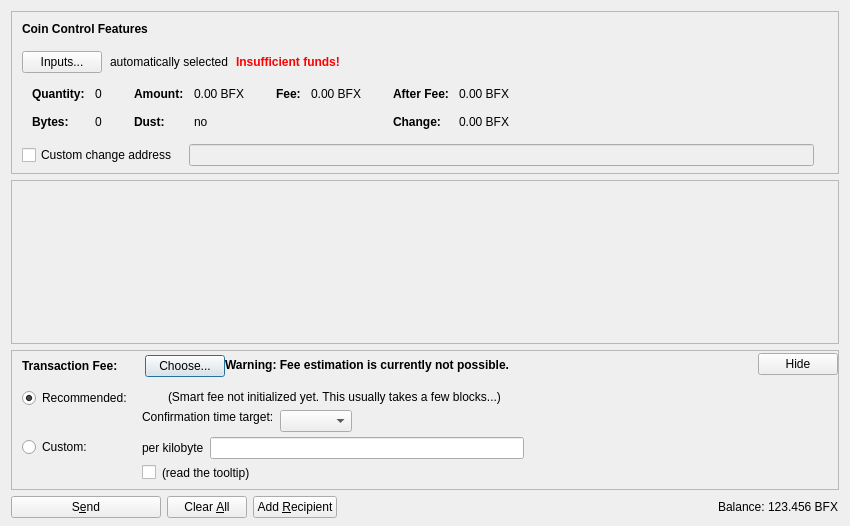
<?xml version="1.0" encoding="UTF-8"?>
<ui version="4.0">
 <class>SendCoinsDialog</class>
 <widget class="QDialog" name="SendCoinsDialog">
  <property name="geometry">
   <rect>
    <x>0</x>
    <y>0</y>
    <width>850</width>
    <height>526</height>
   </rect>
  </property>
  <property name="windowTitle">
   <string>Send Coins</string>
  </property>
  <layout class="QVBoxLayout" name="verticalLayout" stretch="0,1,0,0">
   <property name="bottomMargin">
    <number>8</number>
   </property>
   <item>
    <widget class="QFrame" name="frameCoinControl">
     <property name="sizePolicy">
      <sizepolicy hsizetype="Expanding" vsizetype="Expanding">
       <horstretch>0</horstretch>
       <verstretch>0</verstretch>
      </sizepolicy>
     </property>
     <property name="maximumSize">
      <size>
       <width>16777215</width>
       <height>16777215</height>
      </size>
     </property>
     <property name="frameShape">
      <enum>QFrame::StyledPanel</enum>
     </property>
     <property name="frameShadow">
      <enum>QFrame::Sunken</enum>
     </property>
     <layout class="QVBoxLayout" name="verticalLayoutCoinControl2">
      <property name="spacing">
       <number>0</number>
      </property>
      <property name="leftMargin">
       <number>0</number>
      </property>
      <property name="topMargin">
       <number>0</number>
      </property>
      <property name="rightMargin">
       <number>0</number>
      </property>
      <property name="bottomMargin">
       <number>6</number>
      </property>
      <item>
       <layout class="QVBoxLayout" name="verticalLayoutCoinControl" stretch="0,0,0,0,1">
        <property name="spacing">
         <number>0</number>
        </property>
        <property name="leftMargin">
         <number>10</number>
        </property>
        <property name="topMargin">
         <number>10</number>
        </property>
        <item>
         <layout class="QHBoxLayout" name="horizontalLayoutCoinControl1">
          <property name="bottomMargin">
           <number>15</number>
          </property>
          <item>
           <widget class="QLabel" name="labelCoinControlFeatures">
            <property name="sizePolicy">
             <sizepolicy hsizetype="Preferred" vsizetype="Maximum">
              <horstretch>0</horstretch>
              <verstretch>0</verstretch>
             </sizepolicy>
            </property>
            <property name="font">
             <font>
              <weight>75</weight>
              <bold>true</bold>
             </font>
            </property>
            <property name="styleSheet">
             <string notr="true">font-weight:bold;</string>
            </property>
            <property name="text">
             <string>Coin Control Features</string>
            </property>
           </widget>
          </item>
         </layout>
        </item>
        <item>
         <layout class="QHBoxLayout" name="horizontalLayoutCoinControl2" stretch="0,0,0,0">
          <property name="spacing">
           <number>8</number>
          </property>
          <property name="bottomMargin">
           <number>10</number>
          </property>
          <item>
           <widget class="QPushButton" name="pushButtonCoinControl">
            <property name="styleSheet">
             <string notr="true"/>
            </property>
            <property name="text">
             <string>Inputs...</string>
            </property>
            <property name="autoDefault">
             <bool>false</bool>
            </property>
           </widget>
          </item>
          <item>
           <widget class="QLabel" name="labelCoinControlAutomaticallySelected">
            <property name="text">
             <string>automatically selected</string>
            </property>
            <property name="margin">
             <number>5</number>
            </property>
           </widget>
          </item>
          <item>
           <widget class="QLabel" name="labelCoinControlInsuffFunds">
            <property name="font">
             <font>
              <weight>75</weight>
              <bold>true</bold>
             </font>
            </property>
            <property name="styleSheet">
             <string notr="true">color:red;font-weight:bold;</string>
            </property>
            <property name="text">
             <string>Insufficient funds!</string>
            </property>
            <property name="margin">
             <number>5</number>
            </property>
           </widget>
          </item>
          <item>
           <spacer name="horizontalSpacerCoinControl">
            <property name="orientation">
             <enum>Qt::Horizontal</enum>
            </property>
            <property name="sizeHint" stdset="0">
             <size>
              <width>40</width>
              <height>1</height>
             </size>
            </property>
           </spacer>
          </item>
         </layout>
        </item>
        <item>
         <widget class="QWidget" name="widgetCoinControl" native="true">
          <property name="sizePolicy">
           <sizepolicy hsizetype="Preferred" vsizetype="Preferred">
            <horstretch>0</horstretch>
            <verstretch>0</verstretch>
           </sizepolicy>
          </property>
          <property name="minimumSize">
           <size>
            <width>0</width>
            <height>0</height>
           </size>
          </property>
          <property name="styleSheet">
           <string notr="true"/>
          </property>
          <layout class="QHBoxLayout" name="horizontalLayoutCoinControl5">
           <property name="leftMargin">
            <number>0</number>
           </property>
           <property name="topMargin">
            <number>0</number>
           </property>
           <property name="rightMargin">
            <number>0</number>
           </property>
           <property name="bottomMargin">
            <number>0</number>
           </property>
           <item>
            <layout class="QHBoxLayout" name="horizontalLayoutCoinControl3" stretch="0,0,0,1">
             <property name="spacing">
              <number>20</number>
             </property>
             <property name="topMargin">
              <number>0</number>
             </property>
             <property name="bottomMargin">
              <number>10</number>
             </property>
             <item>
              <layout class="QFormLayout" name="formLayoutCoinControl1">
               <property name="horizontalSpacing">
                <number>10</number>
               </property>
               <property name="verticalSpacing">
                <number>14</number>
               </property>
               <property name="leftMargin">
                <number>10</number>
               </property>
               <property name="topMargin">
                <number>4</number>
               </property>
               <property name="rightMargin">
                <number>6</number>
               </property>
               <item row="0" column="0">
                <widget class="QLabel" name="labelCoinControlQuantityText">
                 <property name="font">
                  <font>
                   <weight>75</weight>
                   <bold>true</bold>
                  </font>
                 </property>
                 <property name="text">
                  <string>Quantity:</string>
                 </property>
                 <property name="margin">
                  <number>0</number>
                 </property>
                </widget>
               </item>
               <item row="0" column="1">
                <widget class="QLabel" name="labelCoinControlQuantity">
                 <property name="cursor">
                  <cursorShape>IBeamCursor</cursorShape>
                 </property>
                 <property name="contextMenuPolicy">
                  <enum>Qt::ActionsContextMenu</enum>
                 </property>
                 <property name="text">
                  <string notr="true">0</string>
                 </property>
                 <property name="margin">
                  <number>0</number>
                 </property>
                 <property name="textInteractionFlags">
                  <set>Qt::LinksAccessibleByMouse|Qt::TextSelectableByKeyboard|Qt::TextSelectableByMouse</set>
                 </property>
                </widget>
               </item>
               <item row="1" column="0">
                <widget class="QLabel" name="labelCoinControlBytesText">
                 <property name="font">
                  <font>
                   <weight>75</weight>
                   <bold>true</bold>
                  </font>
                 </property>
                 <property name="text">
                  <string>Bytes:</string>
                 </property>
                </widget>
               </item>
               <item row="1" column="1">
                <widget class="QLabel" name="labelCoinControlBytes">
                 <property name="cursor">
                  <cursorShape>IBeamCursor</cursorShape>
                 </property>
                 <property name="contextMenuPolicy">
                  <enum>Qt::ActionsContextMenu</enum>
                 </property>
                 <property name="text">
                  <string notr="true">0</string>
                 </property>
                 <property name="textInteractionFlags">
                  <set>Qt::LinksAccessibleByMouse|Qt::TextSelectableByKeyboard|Qt::TextSelectableByMouse</set>
                 </property>
                </widget>
               </item>
              </layout>
             </item>
             <item>
              <layout class="QFormLayout" name="formLayoutCoinControl2">
               <property name="horizontalSpacing">
                <number>10</number>
               </property>
               <property name="verticalSpacing">
                <number>14</number>
               </property>
               <property name="leftMargin">
                <number>6</number>
               </property>
               <property name="topMargin">
                <number>4</number>
               </property>
               <property name="rightMargin">
                <number>6</number>
               </property>
               <item row="0" column="0">
                <widget class="QLabel" name="labelCoinControlAmountText">
                 <property name="font">
                  <font>
                   <weight>75</weight>
                   <bold>true</bold>
                  </font>
                 </property>
                 <property name="text">
                  <string>Amount:</string>
                 </property>
                 <property name="margin">
                  <number>0</number>
                 </property>
                </widget>
               </item>
               <item row="0" column="1">
                <widget class="QLabel" name="labelCoinControlAmount">
                 <property name="cursor">
                  <cursorShape>IBeamCursor</cursorShape>
                 </property>
                 <property name="contextMenuPolicy">
                  <enum>Qt::ActionsContextMenu</enum>
                 </property>
                 <property name="text">
                  <string notr="true">0.00 BFX</string>
                 </property>
                 <property name="textInteractionFlags">
                  <set>Qt::LinksAccessibleByMouse|Qt::TextSelectableByKeyboard|Qt::TextSelectableByMouse</set>
                 </property>
                </widget>
               </item>
               <item row="1" column="0">
                <widget class="QLabel" name="labelCoinControlLowOutputText">
                 <property name="font">
                  <font>
                   <weight>75</weight>
                   <bold>true</bold>
                  </font>
                 </property>
                 <property name="text">
                  <string>Dust:</string>
                 </property>
                </widget>
               </item>
               <item row="1" column="1">
                <widget class="QLabel" name="labelCoinControlLowOutput">
                 <property name="cursor">
                  <cursorShape>IBeamCursor</cursorShape>
                 </property>
                 <property name="contextMenuPolicy">
                  <enum>Qt::ActionsContextMenu</enum>
                 </property>
                 <property name="text">
                  <string notr="true">no</string>
                 </property>
                 <property name="textInteractionFlags">
                  <set>Qt::LinksAccessibleByMouse|Qt::TextSelectableByKeyboard|Qt::TextSelectableByMouse</set>
                 </property>
                </widget>
               </item>
              </layout>
             </item>
             <item>
              <layout class="QFormLayout" name="formLayoutCoinControl3">
               <property name="horizontalSpacing">
                <number>10</number>
               </property>
               <property name="verticalSpacing">
                <number>14</number>
               </property>
               <property name="leftMargin">
                <number>6</number>
               </property>
               <property name="topMargin">
                <number>4</number>
               </property>
               <property name="rightMargin">
                <number>6</number>
               </property>
               <item row="0" column="0">
                <widget class="QLabel" name="labelCoinControlFeeText">
                 <property name="font">
                  <font>
                   <weight>75</weight>
                   <bold>true</bold>
                  </font>
                 </property>
                 <property name="text">
                  <string>Fee:</string>
                 </property>
                 <property name="margin">
                  <number>0</number>
                 </property>
                </widget>
               </item>
               <item row="0" column="1">
                <widget class="QLabel" name="labelCoinControlFee">
                 <property name="cursor">
                  <cursorShape>IBeamCursor</cursorShape>
                 </property>
                 <property name="contextMenuPolicy">
                  <enum>Qt::ActionsContextMenu</enum>
                 </property>
                 <property name="text">
                  <string notr="true">0.00 BFX</string>
                 </property>
                 <property name="textInteractionFlags">
                  <set>Qt::LinksAccessibleByMouse|Qt::TextSelectableByKeyboard|Qt::TextSelectableByMouse</set>
                 </property>
                </widget>
               </item>
              </layout>
             </item>
             <item>
              <layout class="QFormLayout" name="formLayoutCoinControl4">
               <property name="horizontalSpacing">
                <number>10</number>
               </property>
               <property name="verticalSpacing">
                <number>14</number>
               </property>
               <property name="leftMargin">
                <number>6</number>
               </property>
               <property name="topMargin">
                <number>4</number>
               </property>
               <property name="rightMargin">
                <number>6</number>
               </property>
               <item row="0" column="0">
                <widget class="QLabel" name="labelCoinControlAfterFeeText">
                 <property name="font">
                  <font>
                   <weight>75</weight>
                   <bold>true</bold>
                  </font>
                 </property>
                 <property name="text">
                  <string>After Fee:</string>
                 </property>
                 <property name="margin">
                  <number>0</number>
                 </property>
                </widget>
               </item>
               <item row="0" column="1">
                <widget class="QLabel" name="labelCoinControlAfterFee">
                 <property name="cursor">
                  <cursorShape>IBeamCursor</cursorShape>
                 </property>
                 <property name="contextMenuPolicy">
                  <enum>Qt::ActionsContextMenu</enum>
                 </property>
                 <property name="text">
                  <string notr="true">0.00 BFX</string>
                 </property>
                 <property name="textInteractionFlags">
                  <set>Qt::LinksAccessibleByMouse|Qt::TextSelectableByKeyboard|Qt::TextSelectableByMouse</set>
                 </property>
                </widget>
               </item>
               <item row="1" column="0">
                <widget class="QLabel" name="labelCoinControlChangeText">
                 <property name="font">
                  <font>
                   <weight>75</weight>
                   <bold>true</bold>
                  </font>
                 </property>
                 <property name="text">
                  <string>Change:</string>
                 </property>
                </widget>
               </item>
               <item row="1" column="1">
                <widget class="QLabel" name="labelCoinControlChange">
                 <property name="cursor">
                  <cursorShape>IBeamCursor</cursorShape>
                 </property>
                 <property name="contextMenuPolicy">
                  <enum>Qt::ActionsContextMenu</enum>
                 </property>
                 <property name="text">
                  <string notr="true">0.00 BFX</string>
                 </property>
                 <property name="textInteractionFlags">
                  <set>Qt::LinksAccessibleByMouse|Qt::TextSelectableByKeyboard|Qt::TextSelectableByMouse</set>
                 </property>
                </widget>
               </item>
              </layout>
             </item>
            </layout>
           </item>
          </layout>
         </widget>
        </item>
        <item>
         <layout class="QHBoxLayout" name="horizontalLayoutCoinControl4" stretch="0,0,0">
          <property name="spacing">
           <number>12</number>
          </property>
          <property name="sizeConstraint">
           <enum>QLayout::SetDefaultConstraint</enum>
          </property>
          <property name="topMargin">
           <number>5</number>
          </property>
          <property name="rightMargin">
           <number>5</number>
          </property>
          <item>
           <widget class="QCheckBox" name="checkBoxCoinControlChange">
            <property name="toolTip">
             <string>If this is activated, but the change address is empty or invalid, change will be sent to a newly generated address.</string>
            </property>
            <property name="text">
             <string>Custom change address</string>
            </property>
           </widget>
          </item>
          <item>
           <widget class="QValidatedLineEdit" name="lineEditCoinControlChange">
            <property name="enabled">
             <bool>false</bool>
            </property>
            <property name="sizePolicy">
             <sizepolicy hsizetype="Expanding" vsizetype="Fixed">
              <horstretch>0</horstretch>
              <verstretch>0</verstretch>
             </sizepolicy>
            </property>
           </widget>
          </item>
          <item>
           <widget class="QLabel" name="labelCoinControlChangeLabel">
            <property name="sizePolicy">
             <sizepolicy hsizetype="Preferred" vsizetype="Expanding">
              <horstretch>0</horstretch>
              <verstretch>0</verstretch>
             </sizepolicy>
            </property>
            <property name="minimumSize">
             <size>
              <width>0</width>
              <height>0</height>
             </size>
            </property>
            <property name="text">
             <string/>
            </property>
            <property name="margin">
             <number>3</number>
            </property>
           </widget>
          </item>
         </layout>
        </item>
        <item>
         <spacer name="verticalSpacerCoinControl">
          <property name="orientation">
           <enum>Qt::Vertical</enum>
          </property>
          <property name="sizeHint" stdset="0">
           <size>
            <width>800</width>
            <height>1</height>
           </size>
          </property>
         </spacer>
        </item>
       </layout>
      </item>
     </layout>
    </widget>
   </item>
   <item>
    <widget class="QScrollArea" name="scrollArea">
     <property name="widgetResizable">
      <bool>true</bool>
     </property>
     <widget class="QWidget" name="scrollAreaWidgetContents">
      <property name="geometry">
       <rect>
        <x>0</x>
        <y>0</y>
        <width>830</width>
        <height>104</height>
       </rect>
      </property>
      <layout class="QVBoxLayout" name="verticalLayout_2" stretch="0,1">
       <property name="leftMargin">
        <number>0</number>
       </property>
       <property name="topMargin">
        <number>0</number>
       </property>
       <property name="rightMargin">
        <number>0</number>
       </property>
       <property name="bottomMargin">
        <number>0</number>
       </property>
       <item>
        <layout class="QVBoxLayout" name="entries">
         <property name="spacing">
          <number>6</number>
         </property>
        </layout>
       </item>
       <item>
        <spacer name="verticalSpacer">
         <property name="orientation">
          <enum>Qt::Vertical</enum>
         </property>
         <property name="sizeHint" stdset="0">
          <size>
           <width>20</width>
           <height>40</height>
          </size>
         </property>
        </spacer>
       </item>
      </layout>
     </widget>
    </widget>
   </item>
   <item>
    <widget class="QFrame" name="frameFee">
     <property name="sizePolicy">
      <sizepolicy hsizetype="Expanding" vsizetype="Expanding">
       <horstretch>0</horstretch>
       <verstretch>0</verstretch>
      </sizepolicy>
     </property>
     <property name="maximumSize">
      <size>
       <width>16777215</width>
       <height>16777215</height>
      </size>
     </property>
     <property name="frameShape">
      <enum>QFrame::StyledPanel</enum>
     </property>
     <property name="frameShadow">
      <enum>QFrame::Sunken</enum>
     </property>
     <layout class="QVBoxLayout" name="verticalLayoutFee1">
      <property name="spacing">
       <number>0</number>
      </property>
      <property name="leftMargin">
       <number>0</number>
      </property>
      <property name="topMargin">
       <number>0</number>
      </property>
      <property name="rightMargin">
       <number>0</number>
      </property>
      <property name="bottomMargin">
       <number>0</number>
      </property>
      <item>
       <layout class="QVBoxLayout" name="verticalLayoutFee2" stretch="0,0,0">
        <property name="spacing">
         <number>0</number>
        </property>
        <property name="leftMargin">
         <number>10</number>
        </property>
        <property name="topMargin">
         <number>0</number>
        </property>
        <item>
         <layout class="QHBoxLayout" name="horizontalLayoutFee1">
          <property name="bottomMargin">
           <number>0</number>
          </property>
          <item>
           <layout class="QVBoxLayout" name="verticalLayoutFee7">
            <property name="spacing">
             <number>0</number>
            </property>
            <item>
             <spacer name="verticalSpacerSmartFee">
              <property name="orientation">
               <enum>Qt::Vertical</enum>
              </property>
              <property name="sizeType">
               <enum>QSizePolicy::Fixed</enum>
              </property>
              <property name="sizeHint" stdset="0">
               <size>
                <width>1</width>
                <height>4</height>
               </size>
              </property>
             </spacer>
            </item>
            <item>
             <layout class="QHBoxLayout" name="horizontalLayoutSmartFee">
              <property name="spacing">
               <number>10</number>
              </property>
              <item>
               <widget class="QLabel" name="labelFeeHeadline">
                <property name="sizePolicy">
                 <sizepolicy hsizetype="Preferred" vsizetype="Maximum">
                  <horstretch>0</horstretch>
                  <verstretch>0</verstretch>
                 </sizepolicy>
                </property>
                <property name="font">
                 <font>
                  <weight>75</weight>
                  <bold>true</bold>
                 </font>
                </property>
                <property name="styleSheet">
                 <string notr="true">font-weight:bold;</string>
                </property>
                <property name="text">
                 <string>Transaction Fee:</string>
                </property>
               </widget>
              </item>
              <item>
               <widget class="QLabel" name="labelFeeMinimized">
                <property name="text">
                 <string/>
                </property>
               </widget>
              </item>
              <item>
               <widget class="QPushButton" name="buttonChooseFee">
                <property name="text">
                 <string>Choose...</string>
                </property>
               </widget>
              </item>
             </layout>
            </item>
            <item>
             <spacer name="verticalSpacer_5">
              <property name="orientation">
               <enum>Qt::Vertical</enum>
              </property>
              <property name="sizeHint" stdset="0">
               <size>
                <width>1</width>
                <height>1</height>
               </size>
              </property>
             </spacer>
            </item>
           </layout>
          </item>
          <item>
           <widget class="QLabel" name="fallbackFeeWarningLabel">
            <property name="toolTip">
             <string>Using the fallbackfee can result in sending a transaction that will take several hours or days (or never) to confirm. Consider choosing your fee manually or wait until you have validated the complete chain.</string>
            </property>
            <property name="font">
            <font>
                <weight>75</weight>
                <bold>true</bold>
            </font>
            </property>
            <property name="text">
             <string>Warning: Fee estimation is currently not possible.</string>
            </property>
            <property name="wordWrap">
             <bool>false</bool>
            </property>
           </widget>
          </item>
          <item>
           <spacer name="horizontalSpacer_4">
            <property name="orientation">
             <enum>Qt::Horizontal</enum>
            </property>
            <property name="sizeType">
             <enum>QSizePolicy::MinimumExpanding</enum>
            </property>
            <property name="sizeHint" stdset="0">
             <size>
              <width>40</width>
              <height>20</height>
             </size>
            </property>
           </spacer>
          </item>
          <item>
           <widget class="QPushButton" name="buttonMinimizeFee">
            <property name="toolTip">
             <string>collapse fee-settings</string>
            </property>
            <property name="text">
             <string>Hide</string>
            </property>
           </widget>
          </item>
         </layout>
        </item>
        <item>
         <widget class="QFrame" name="frameFeeSelection">
          <layout class="QVBoxLayout" name="verticalLayoutFee12">
           <property name="spacing">
            <number>0</number>
           </property>
           <property name="leftMargin">
            <number>0</number>
           </property>
           <property name="topMargin">
            <number>0</number>
           </property>
           <property name="rightMargin">
            <number>0</number>
           </property>
           <property name="bottomMargin">
            <number>0</number>
           </property>
           <item>
            <layout class="QGridLayout" name="gridLayoutFee">
             <property name="topMargin">
              <number>10</number>
             </property>
             <property name="bottomMargin">
              <number>4</number>
             </property>
             <property name="horizontalSpacing">
              <number>10</number>
             </property>
             <property name="verticalSpacing">
              <number>4</number>
             </property>
             <item row="1" column="1">
              <layout class="QVBoxLayout" name="verticalLayoutFee8">
               <property name="spacing">
                <number>6</number>
               </property>
               <item>
                <layout class="QHBoxLayout" name="horizontalLayoutFee13">
                 <item>
                  <widget class="QLabel" name="labelCustomPerKilobyte">
                   <property name="toolTip">
                    <string>If the custom fee is set to 1000 satoshis and the transaction is only 250 bytes, then &quot;per kilobyte&quot; only pays 250 satoshis in fee, while &quot;total at least&quot; pays 1000 satoshis. For transactions bigger than a kilobyte both pay by kilobyte.</string>
                   </property>
                   <property name="text">
                    <string>per kilobyte</string>
                   </property>
                  </widget>
                 </item>
                 <item>
                  <widget class="BitcoinAmountField" name="customFee"/>
                 </item>
                 <item>
                  <spacer name="horizontalSpacer_6">
                   <property name="orientation">
                    <enum>Qt::Horizontal</enum>
                   </property>
                   <property name="sizeHint" stdset="0">
                    <size>
                     <width>1</width>
                     <height>1</height>
                    </size>
                   </property>
                  </spacer>
                 </item>
                </layout>
               </item>
               <item>
                <layout class="QHBoxLayout" name="horizontalLayoutFee8">
                 <item>
                  <widget class="QCheckBox" name="checkBoxMinimumFee">
                   <property name="toolTip">
                    <string>Paying only the minimum fee is just fine as long as there is less transaction volume than space in the blocks. But be aware that this can end up in a never confirming transaction once there is more demand for bitcoinflex transactions than the network can process.</string>
                   </property>
                   <property name="text">
                    <string/>
                   </property>
                  </widget>
                 </item>
                 <item>
                  <widget class="QLabel" name="labelMinFeeWarning">
                   <property name="enabled">
                    <bool>true</bool>
                   </property>
                   <property name="toolTip">
                    <string>Paying only the minimum fee is just fine as long as there is less transaction volume than space in the blocks. But be aware that this can end up in a never confirming transaction once there is more demand for bitcoinflex transactions than the network can process.</string>
                   </property>
                   <property name="text">
                    <string>(read the tooltip)</string>
                   </property>
                   <property name="margin">
                    <number>5</number>
                   </property>
                  </widget>
                 </item>
                 <item>
                  <spacer name="horizontalSpacer_2">
                   <property name="orientation">
                    <enum>Qt::Horizontal</enum>
                   </property>
                   <property name="sizeHint" stdset="0">
                    <size>
                     <width>1</width>
                     <height>1</height>
                    </size>
                   </property>
                  </spacer>
                 </item>
                </layout>
               </item>
              </layout>
             </item>
             <item row="0" column="0">
              <layout class="QVBoxLayout" name="verticalLayoutFee4" stretch="0,1">
               <item>
                <widget class="QRadioButton" name="radioSmartFee">
                 <property name="text">
                  <string>Recommended:</string>
                 </property>
                 <property name="checked">
                  <bool>true</bool>
                 </property>
                 <attribute name="buttonGroup">
                  <string notr="true">groupFee</string>
                 </attribute>
                </widget>
               </item>
               <item>
                <spacer name="verticalSpacer_2">
                 <property name="orientation">
                  <enum>Qt::Vertical</enum>
                 </property>
                 <property name="sizeHint" stdset="0">
                  <size>
                   <width>1</width>
                   <height>1</height>
                  </size>
                 </property>
                </spacer>
               </item>
              </layout>
             </item>
             <item row="1" column="0">
              <layout class="QVBoxLayout" name="verticalLayoutFee9" stretch="0,1">
               <item>
                <widget class="QRadioButton" name="radioCustomFee">
                 <property name="text">
                  <string>Custom:</string>
                 </property>
                 <attribute name="buttonGroup">
                  <string notr="true">groupFee</string>
                 </attribute>
                </widget>
               </item>
               <item>
                <spacer name="verticalSpacer_6">
                 <property name="orientation">
                  <enum>Qt::Vertical</enum>
                 </property>
                 <property name="sizeHint" stdset="0">
                  <size>
                   <width>1</width>
                   <height>1</height>
                  </size>
                 </property>
                </spacer>
               </item>
              </layout>
             </item>
             <item row="0" column="1">
              <layout class="QVBoxLayout" name="verticalLayoutFee3" stretch="0,0,1">
               <property name="spacing">
                <number>6</number>
               </property>
               <property name="topMargin">
                <number>2</number>
               </property>
               <item>
                <layout class="QHBoxLayout" name="horizontalLayoutFee12">
                 <item>
                  <widget class="QLabel" name="labelSmartFee">
                   <property name="text">
                    <string/>
                   </property>
                   <property name="margin">
                    <number>2</number>
                   </property>
                  </widget>
                 </item>
                 <item>
                  <widget class="QLabel" name="labelFeeEstimation">
                   <property name="text">
                    <string/>
                   </property>
                  </widget>
                 </item>
                 <item>
                  <widget class="QLabel" name="labelSmartFee2">
                   <property name="text">
                    <string>(Smart fee not initialized yet. This usually takes a few blocks...)</string>
                   </property>
                   <property name="margin">
                    <number>2</number>
                   </property>
                  </widget>
                 </item>
                 <item>
                  <spacer name="horizontalSpacer_5">
                   <property name="orientation">
                    <enum>Qt::Horizontal</enum>
                   </property>
                   <property name="sizeHint" stdset="0">
                    <size>
                     <width>1</width>
                     <height>1</height>
                    </size>
                   </property>
                  </spacer>
                 </item>
                </layout>
               </item>
               <item>
                <layout class="QHBoxLayout" name="horizontalLayoutFee9">
                 <item>
                  <layout class="QVBoxLayout" name="verticalLayoutFee6">
                   <item>
                    <widget class="QLabel" name="labelSmartFee3">
                     <property name="text">
                      <string>Confirmation time target:</string>
                     </property>
                     <property name="margin">
                      <number>2</number>
                     </property>
                    </widget>
                   </item>
                   <item>
                    <spacer name="verticalSpacer_3">
                     <property name="orientation">
                      <enum>Qt::Vertical</enum>
                     </property>
                     <property name="sizeHint" stdset="0">
                      <size>
                       <width>1</width>
                       <height>1</height>
                      </size>
                     </property>
                    </spacer>
                   </item>
                  </layout>
                 </item>
                 <item>
                  <layout class="QVBoxLayout" name="verticalLayoutFee5">
                   <property name="rightMargin">
                    <number>30</number>
                   </property>
                   <item>
                    <layout class="QHBoxLayout" name="horizontalLayoutConfTarget">
                     <property name="bottomMargin">
                      <number>0</number>
                     </property>
                     <item>
                      <widget class="QComboBox" name="confTargetSelector"/>
                     </item>
                     <item>
                      <spacer name="horizontalSpacerConfTarget">
                       <property name="orientation">
                        <enum>Qt::Horizontal</enum>
                       </property>
                       <property name="sizeHint" stdset="0">
                        <size>
                         <width>40</width>
                         <height>20</height>
                        </size>
                       </property>
                      </spacer>
                     </item>
                    </layout>
                   </item>
                  </layout>
                 </item>
                </layout>
               </item>
               <item>
                <spacer name="verticalSpacer_4">
                 <property name="orientation">
                  <enum>Qt::Vertical</enum>
                 </property>
                 <property name="sizeHint" stdset="0">
                  <size>
                   <width>1</width>
                   <height>1</height>
                  </size>
                 </property>
                </spacer>
               </item>
              </layout>
             </item>
            </layout>
           </item>
          </layout>
         </widget>
        </item>
        <item>
         <spacer name="verticalSpacerFee">
          <property name="orientation">
           <enum>Qt::Vertical</enum>
          </property>
          <property name="sizeHint" stdset="0">
           <size>
            <width>40</width>
            <height>5</height>
           </size>
          </property>
         </spacer>
        </item>
       </layout>
      </item>
     </layout>
    </widget>
   </item>
   <item>
    <layout class="QHBoxLayout" name="horizontalLayout">
     <item>
      <widget class="QPushButton" name="sendButton">
       <property name="minimumSize">
        <size>
         <width>150</width>
         <height>0</height>
        </size>
       </property>
       <property name="toolTip">
        <string>Confirm the send action</string>
       </property>
       <property name="text">
        <string>S&amp;end</string>
       </property>
       <property name="icon">
        <iconset resource="../bitcoin.qrc">
         <normaloff>:/icons/send</normaloff>:/icons/send</iconset>
       </property>
       <property name="autoDefault">
        <bool>false</bool>
       </property>
       <property name="default">
        <bool>false</bool>
       </property>
      </widget>
     </item>
     <item>
      <widget class="QPushButton" name="clearButton">
       <property name="sizePolicy">
        <sizepolicy hsizetype="Minimum" vsizetype="Fixed">
         <horstretch>0</horstretch>
         <verstretch>0</verstretch>
        </sizepolicy>
       </property>
       <property name="toolTip">
        <string>Clear all fields of the form.</string>
       </property>
       <property name="text">
        <string>Clear &amp;All</string>
       </property>
       <property name="icon">
        <iconset resource="../bitcoin.qrc">
         <normaloff>:/icons/remove</normaloff>:/icons/remove</iconset>
       </property>
       <property name="autoDefault">
        <bool>false</bool>
       </property>
      </widget>
     </item>
     <item>
      <widget class="QPushButton" name="addButton">
       <property name="toolTip">
        <string>Send to multiple recipients at once</string>
       </property>
       <property name="text">
        <string>Add &amp;Recipient</string>
       </property>
       <property name="icon">
        <iconset resource="../bitcoin.qrc">
         <normaloff>:/icons/add</normaloff>:/icons/add</iconset>
       </property>
       <property name="autoDefault">
        <bool>false</bool>
       </property>
      </widget>
     </item>
     <item>
      <spacer name="horizontalSpacer">
       <property name="orientation">
        <enum>Qt::Horizontal</enum>
       </property>
       <property name="sizeHint" stdset="0">
        <size>
         <width>40</width>
         <height>20</height>
        </size>
       </property>
      </spacer>
     </item>
     <item>
      <layout class="QHBoxLayout" name="horizontalLayout_2">
       <property name="spacing">
        <number>3</number>
       </property>
       <item>
        <widget class="QLabel" name="label">
         <property name="sizePolicy">
          <sizepolicy hsizetype="Preferred" vsizetype="Fixed">
           <horstretch>0</horstretch>
           <verstretch>0</verstretch>
          </sizepolicy>
         </property>
         <property name="text">
          <string>Balance:</string>
         </property>
        </widget>
       </item>
       <item>
        <widget class="QLabel" name="labelBalance">
         <property name="sizePolicy">
          <sizepolicy hsizetype="Preferred" vsizetype="Fixed">
           <horstretch>0</horstretch>
           <verstretch>0</verstretch>
          </sizepolicy>
         </property>
         <property name="cursor">
          <cursorShape>IBeamCursor</cursorShape>
         </property>
         <property name="text">
          <string notr="true">123.456 BFX</string>
         </property>
         <property name="textInteractionFlags">
          <set>Qt::LinksAccessibleByMouse|Qt::TextSelectableByKeyboard|Qt::TextSelectableByMouse</set>
         </property>
        </widget>
       </item>
      </layout>
     </item>
    </layout>
   </item>
  </layout>
 </widget>
 <customwidgets>
  <customwidget>
   <class>QValidatedLineEdit</class>
   <extends>QLineEdit</extends>
   <header>qt/qvalidatedlineedit.h</header>
  </customwidget>
  <customwidget>
   <class>BitcoinAmountField</class>
   <extends>QLineEdit</extends>
   <header>qt/bitcoinamountfield.h</header>
   <container>1</container>
  </customwidget>
 </customwidgets>
 <resources>
  <include location="../bitcoin.qrc"/>
 </resources>
 <connections/>
 <buttongroups>
  <buttongroup name="groupFee"/>
 </buttongroups>
</ui>
